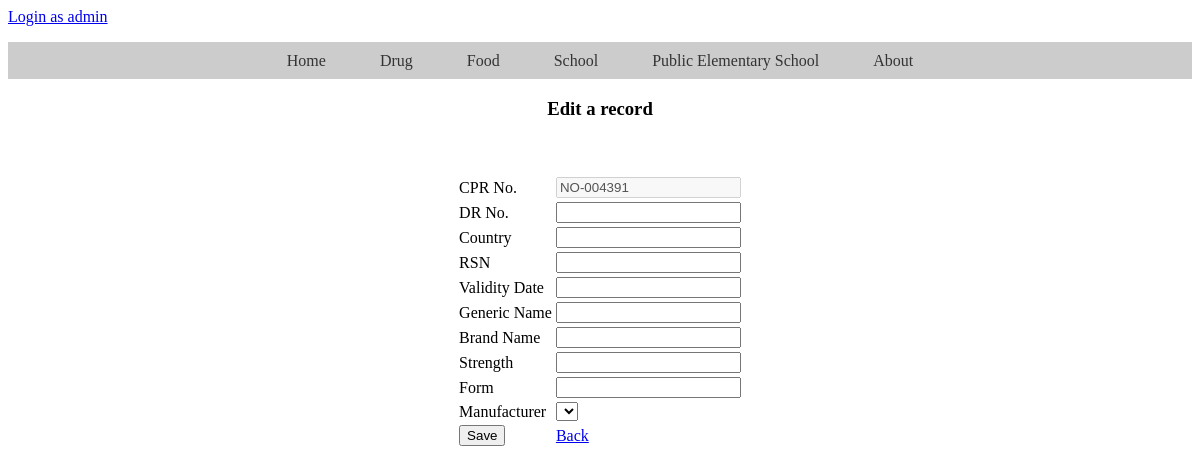
Before: /edit/edit-drug.php?cpr_no=NO-004391 with the older database file.
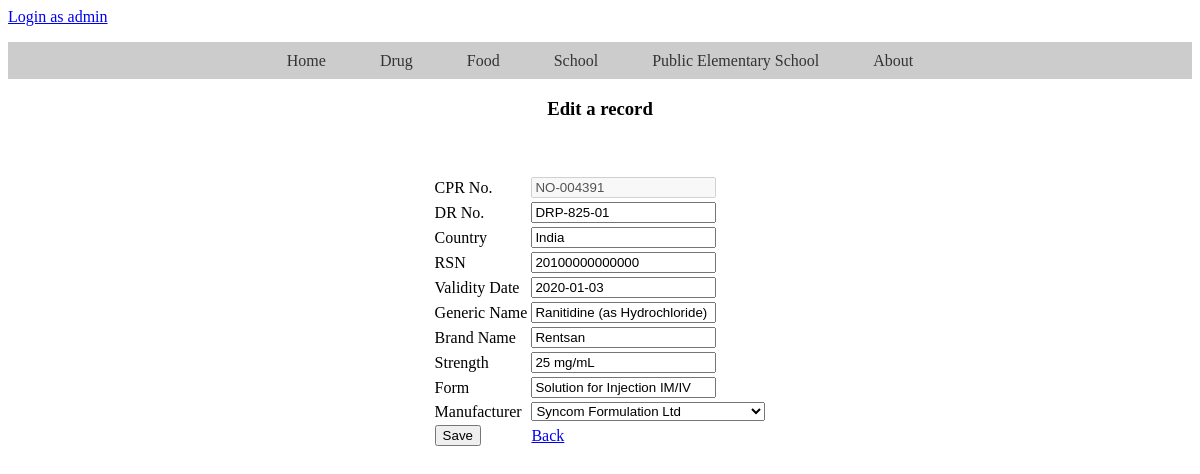
After: the same page with the newer database file.
### tables this page shows
CREATE TABLE Drug(industry_id int, cpr_no varchar(50), dr_no varchar(50), country varchar(50), rsn varchar(50),validity_date date,generic_name varchar(200),brand_name varchar(200),strength varchar(50),form varchar(50), index idx_cpr_no(cpr_no), primary key (industry_id, cpr_no), foreign key (industry_id) references Industry(industry_id) on update cascade on delete cascade );

### edit/edit-drug.php (the view, shortened to what this page needs)
<!DOCTYPE html>
<html lang="en">
<head>
	<link   href="/IS/css/topnav.css" rel="stylesheet">
</head>
<body>
   <?php
		include("../topnav.php");
		function generateForm($cpr_no,  $curr_dr_no, $curr_country, $curr_rsn, $curr_validity_date, $curr_generic_name, $curr_brand_name,$curr_strength, $curr_form, $curr_manu){
			$manuList = "<option value='null'></option>";
			include('../connect.php');
			$sql = "SELECT * FROM Manufacturer ORDER BY name";
			$result = $conn->query($sql);
			while($row = mysqli_fetch_array($result)){
				$isSelected = ($curr_manu == $row['manu_no'])? "selected = 'selected'" : null;
				$manuList .= "<option value=".$row['manu_no']. " ".$isSelected.">".$row['name']."</option>";
			}
			return "<center><h3>Edit a record</h3>
		<form action = 'edit-drug.php?cpr_no=$cpr_no' method='post'>
		<table>
        	<tr>
	  			<td>CPR No.</td>
                <td><input name='cpr_no' type='text'  value='".$cpr_no."' disabled></td>
			</tr>
			<tr>
   				<td>DR No.</td>
            	<td><input name='new_dr_no' type='text' value='".$curr_dr_no."' ></td>
            </tr>
        	<tr>
	  			<td>Country</td>
                <td><input name='new_country' type='text'  value='".$curr_country."' ></td>
			</tr>
        	<tr>
	  			<td>RSN</td>
                <td><input name='new_rsn' type='text'  value='".$curr_rsn."' ></td>
			</tr>
			<tr>
   				<td>Validity Date</td>
            	<td><input name='new_validity_date' type='text' value='".$curr_validity_date."' ></td>
            </tr>
			<tr>
   				<td>Generic Name</td>
            	<td><input name='new_generic_name' type='text' value='".$curr_generic_name."' ></td>
            </tr>
			<tr>
   				<td>Brand Name</td>
            	<td><input name='new_brand_name' type='text' value='".$curr_brand_name."' ></td>
            </tr>
			<tr>
   				<td>Strength</td>
            	<td><input name='new_strength' type='text' value='".$curr_strength."' ></td>
            </tr>
			<tr>
   				<td>Form</td>
            	<td><input name='new_form' type='text' value='".$curr_form."' ></td>
            </tr>
			<tr>
   				<td>Manufacturer</td>
            	<td><select name='new_manu'>{$manuList}</select></td>
            </tr>
			<tr>
				<td><input  type='submit' name='edit_drug' value='Save'/></td>
                <td><a class='btn' href='/IS/reports/drug.php'>Back</a></td>
			</tr>
		</table> </form></center>";
		}
		$cpr_no = null;
		if ( !empty($_GET['cpr_no'])) {
			$cpr_no = $_REQUEST['cpr_no'];
		}
		if($cpr_no == null){
			header("Location: /IS/reports/drug.php");
		}else{
			include("../connect.php");
			$sql = "SELECT * from Drug WHERE cpr_no = '{$cpr_no}'";
			$result = $conn->query($sql);
			$row = mysqli_fetch_array($result);
			$curr_dr_no = $row['dr_no'];
			$curr_country = $row['country'];
			$curr_rsn = $row['rsn'];
			$curr_validity_date = $row['validity_date'];
			$curr_generic_name = $row['generic_name'];
			$curr_brand_name = $row['brand_name'];
			$curr_strength = $row['strength'];
			$curr_form = $row['form'];
			$manuSql = "SELECT manu_no FROM Manufactures WHERE drug_cpr_no = '{$cpr_no}'";
			$manuResult = $conn->query($manuSql);
			$manuRow = mysqli_fetch_array($manuResult);
			$curr_manu = $manuRow['manu_no'];
		}
		if($_POST['edit_drug']){
			$new_dr_no = $_POST['new_dr_no'];
			$new_country = $_POST['new_country'];
			$new_rsn = $_POST['new_rsn'];
			$new_validity_date = $_POST['new_validity_date'];
			$new_generic_name = $_POST['new_generic_name'];
			$new_brand_name = $_POST['new_brand_name'];
			$new_strength = $_POST['new_strength'];
			$new_form = $_POST['new_form'];
			$new_manu = $_POST['new_manu'];
			include('../connect.php');
			if(!mysqli_query($conn, "UPDATE Drug SET dr_no = '{$new_dr_no}'
					, country = '{$new_country}'
					, rsn = '{$new_rsn}'
					, validity_date = '{$new_validity_date}'
					, generic_name = '{$new_generic_name}'
					, brand_name = '{$new_brand_name}'
					, strength = '{$new_strength}'
					, form = '{$new_form}'
					WHERE cpr_no = '{$cpr_no}'")){
				echo "Error description: " . mysqli_error($conn) . "<br>". generateForm($cpr_no, $new_dr_no, $new_country, $new_rsn, $new_validity_date, $new_generic_name, $new_brand_name,$new_strength, $new_form, $new_manu);
			} else {
				if($curr_manu != $new_manu){
					mysqli_query($conn, "DELETE FROM Manufactures WHERE drug_cpr_no = '{$cpr_no}' AND manu_no = '{$curr_manu}'");
					mysqli_query($conn, "INSERT INTO Manufactures VALUES ('{$cpr_no}', '0', '{$new_manu}')");
				}
				echo "Successfully edited a drug! <br/>" . generateForm($cpr_no, $new_dr_no, $new_country, $new_rsn, $new_validity_date, $new_generic_name, $new_brand_name,$new_strength, $new_form, $new_manu);
			}
			mysqli_close($conn);
		} else{
			echo  generateForm($cpr_no, $curr_dr_no, $curr_country, $curr_rsn, $curr_validity_date, $curr_generic_name, $curr_brand_name,$curr_strength, $curr_form, $curr_manu);
		}
	?>
  </body>
</html>

### topnav.php (shortened to what this page needs)
<?php
if ($_SESSION['isLoggedIn'] == false){
	echo '<a href="/IS/login.php">Login as admin</a>';
}else{
	echo '<a href="/IS/logout.php">Log out</a>';
}
echo "
<center><ul>
<li><a href='/IS/home.php'>Home</a>
</li>
<!-- <li><a href='amenities.html'>Industries &#9662</a>
	<ul class='dropdown'>
		<li><a href='/IS/reports/drug.php'>Drug</a></li>
		<li><a href=''>Food</a></li>
		<li><a href=''>School</a></li>
		<li><a href=''>Public Elementary School</a></li>
	</ul></li>-->
<li><a  href='/IS/reports/drug.php'>Drug</a></li>
<li><a  href='#'>Food</a></li>
<li><a  href='#'>School</a></li>
<li><a  href='#'>Public Elementary School</a></li>
<li><a href='#'>About</a></li>
</ul></center>
"
?>

### css/topnav.css (style rules this page uses)
html { background-color: white; }
ul { padding: 0; list-style: none; background: #cccccc; }
ul li { display: inline-block; position: relative; line-height: 21px; text-align: left; }
ul li a { display: block; padding: 8px 25px; color: #333; text-decoration: none; }

Changed rows visible on the page:
added drug: new_dr_no "DRP-825-01", new_country "India", new_rsn "20100000000000", new_validity_date "2020-01-03", new_generic_name "Ranitidine (as Hydrochloride)", new_brand_name "Rentsan", new_strength "25 mg/mL", new_form "Solution for Injection IM/IV"
Other visible differences:
form field new_manu: (not shown) → "Syncom Formulation Ltd"
